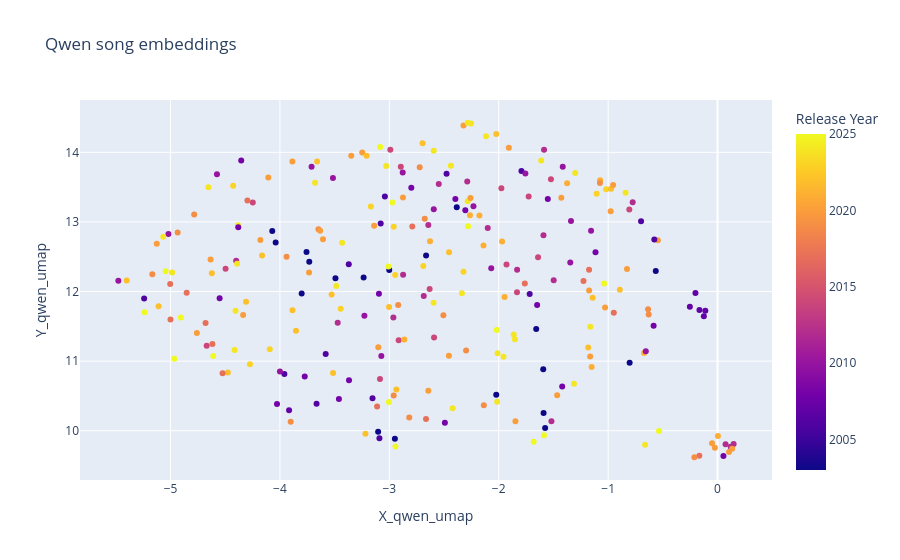

Write notebook code for a chart like this one.
### Code cell
fig = px.scatter(
    dataset[dataset['Release Year'].notna()], 
    x="X_qwen_umap", 
    y="Y_qwen_umap", 
    color="Release Year",
    title="Qwen song embeddings",
    hover_name="Song Name"
)

fig.show()

### Figure 1 — Plotly figure (JSON) as saved in the notebook; plotly's stock layout.template omitted (floating-point values rounded to 4 significant figures; data arrays with more than 128 entries replaced by an {"elided": "..."} marker saying what was removed)
{"data": [{"hovertemplate": "<b>%{hovertext}</b><br><br>X_qwen_umap=%{x}<br>Y_qwen_umap=%{y}<br>Release Year=%{marker.color}<extra></extra>", "hovertext": {"elided": "269 str values"}, "legendgroup": "", "marker": {"color": {"elided": "269 float values"}, "coloraxis": "coloraxis", "symbol": "circle"}, "mode": "markers", "name": "", "orientation": "v", "showlegend": false, "type": "scatter", "x": {"elided": "269 float values"}, "xaxis": "x", "y": {"elided": "269 float values"}, "yaxis": "y"}], "layout": {"coloraxis": {"colorbar": {"title": {"text": "Release Year"}}, "colorscale": [[0, "#0d0887"], [0.1111, "#46039f"], [0.2222, "#7201a8"], [0.3333, "#9c179e"], [0.4444, "#bd3786"], [0.5556, "#d8576b"], [0.6667, "#ed7953"], [0.7778, "#fb9f3a"], [0.8889, "#fdca26"], [1, "#f0f921"]]}, "legend": {"tracegroupgap": 0}, "title": {"text": "Qwen song embeddings"}, "xaxis": {"anchor": "y", "domain": [0, 1], "title": {"text": "X_qwen_umap"}}, "yaxis": {"anchor": "x", "domain": [0, 1], "title": {"text": "Y_qwen_umap"}}}}
